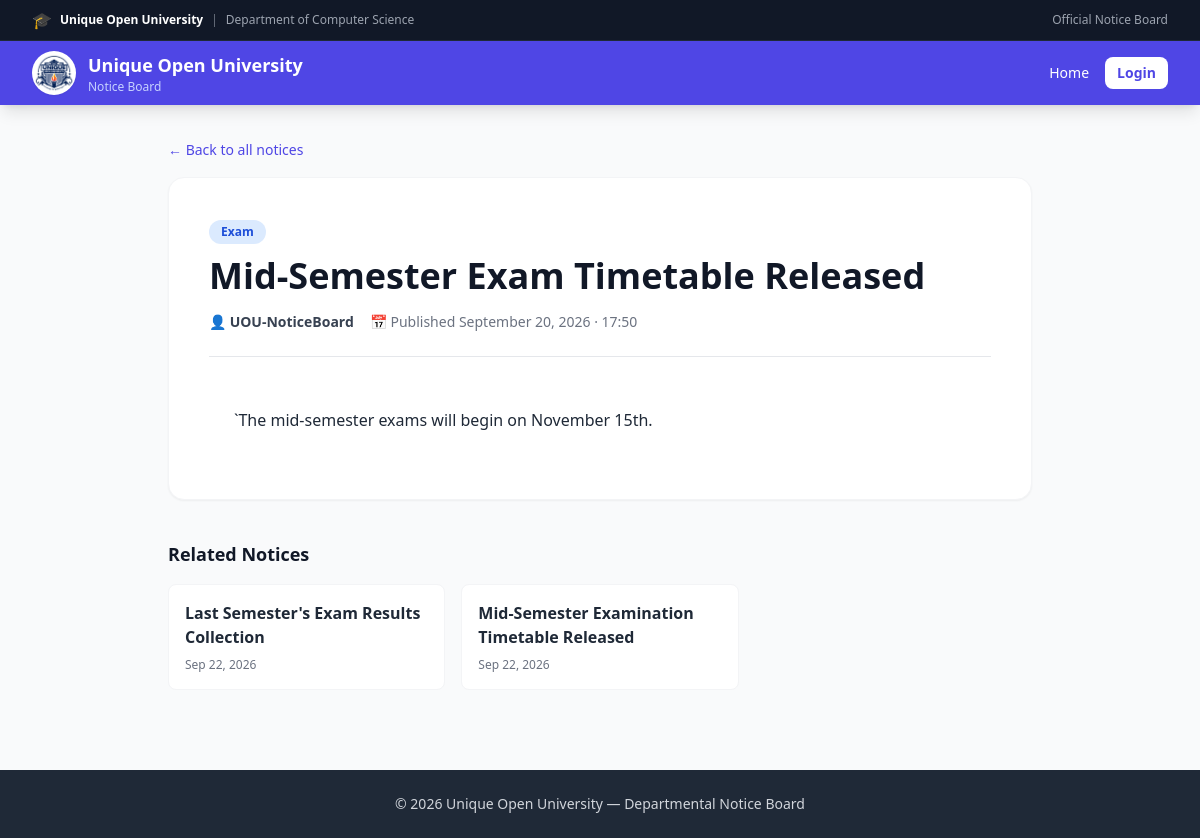
The page /notice/1/ on the database its author committed.
### notices/models.py (models this page shows, shortened)
class Notice(models.Model):
    STATUS_CHOICES = [
        ('draft', 'Draft'),
        ('published', 'Published'),
    ]
    title = models.CharField(max_length=200)
    content = models.TextField()
    category = models.ForeignKey(
        Category, on_delete=models.SET_NULL,
        null=True, blank=True, related_name='notices'
    )
    author = models.ForeignKey(
        User, on_delete=models.CASCADE, related_name='notices'
    )
    attachment = models.FileField(upload_to='attachments/', blank=True, null=True)
    is_important = models.BooleanField(default=False)
    status = models.CharField(max_length=10, choices=STATUS_CHOICES, default='published')
    published_at = models.DateTimeField(default=timezone.now)
    expiry_date = models.DateTimeField(null=True, blank=True)
    created_at = models.DateTimeField(auto_now_add=True)
    updated_at = models.DateTimeField(auto_now=True)
    class Meta:
        ordering = ['-is_important', '-published_at']

class Category(models.Model):
    name = models.CharField(max_length=100, unique=True)
    slug = models.SlugField(max_length=100, unique=True, blank=True)
    description = models.TextField(blank=True)
    color = models.CharField(
        max_length=20, default='blue',
        help_text='Tailwind color: blue, green, red, yellow, purple, indigo'
    )
    class Meta:
        verbose_name_plural = 'Categories'
        ordering = ['name']

### notices/views.py (the view)
# urls.py: path('notice/<int:pk>/', views.notice_detail, name='notice_detail'),
def notice_detail(request, pk):
    notice = get_object_or_404(Notice, pk=pk, status='published')
    related = Notice.objects.filter(
        category=notice.category, status='published'
    ).exclude(pk=notice.pk)[:3]
    return render(request, 'notices/notice_detail.html', {
        'notice': notice,
        'related_notices': related,
    })

### templates/notices/notice_detail.html (shortened to what this page needs)
{% extends 'notices/base.html' %}
{% block content %}
<div class="max-w-4xl mx-auto px-4 py-8">
  <a href="{% url 'dashboard' %}"
     class="text-uou font-medium text-sm hover:underline inline-flex items-center gap-1">
    ← Back to all notices
  </a>
  <article class="bg-white rounded-2xl shadow-sm border border-gray-100 p-5 sm:p-8 md:p-10 mt-4 overflow-hidden min-w-0">
    {% if notice.category %}
      <span class="inline-block px-3 py-1 rounded-full text-xs font-semibold
                   bg-{{ notice.category.color }}-100 text-{{ notice.category.color }}-700">
        {{ notice.category.name }}
      </span>
    {% endif %}
    <h1 class="text-2xl sm:text-3xl md:text-4xl font-bold text-gray-900 mt-3 leading-tight break-words">
      {{ notice.title }}
    </h1>
    <div class="flex flex-wrap gap-x-4 gap-y-2 text-sm text-gray-500 mt-4 pb-6 border-b">
      <span class="break-words">
        👤 <strong class="text-gray-700">
          {{ notice.author.get_full_name|default:notice.author.username }}
        </strong>
      </span>
      <span>📅 Published {{ notice.published_at|date:"F d, Y · H:i" }}</span>
    </div>
    <div class="mt-6 text-gray-800 leading-relaxed whitespace-pre-wrap break-words overflow-x-auto max-w-full">
      {{ notice.content }}
    </div>
  </article>
  {% if related_notices %}
    <div class="mt-10">
      <h2 class="text-lg font-bold text-gray-900 mb-4">Related Notices</h2>
      <div class="grid sm:grid-cols-2 md:grid-cols-3 gap-4">
        {% for r in related_notices %}
          <a href="{% url 'notice_detail' r.pk %}"
             class="block bg-white rounded-lg p-4 border border-gray-100 hover:shadow-md transition overflow-hidden min-w-0">
            <h3 class="font-semibold text-gray-800 break-words">{{ r.title|truncatechars:60 }}</h3>
            <div class="text-xs text-gray-500 mt-2">
              {{ r.published_at|date:"M d, Y" }}
            </div>
          </a>
        {% endfor %}
      </div>
    </div>
  {% endif %}
</div>
{% endblock %}

### templates/notices/base.html (style rules this page uses)
html, body { width: 100%; height: 100%; margin: 0; padding: 0; overflow: hidden; position: fixed; top: 0; left: 0; right: 0; bottom: 0; background: #f9fafb; -webkit-touch-callout: none; -webkit-user-select: none; user-select: none; will-change: transform; }
.break-words { word-wrap: break-word; overflow-wrap: break-word; word-break: break-word; }

### rows shown on the page
Notice: category.name "Exam", title "Mid-Semester Exam Timetable Released", author.get_full_name "UOU-NoticeBoard", published_at "September 20, 2026 · 17:50", content "`The mid-semester exams will begin on November 15th."
Notice: title "Last Semester's Exam Results Collection", published_at "Sep 22, 2026"
Notice: title "Mid-Semester Examination Timetable Released", published_at "Sep 22, 2026"
